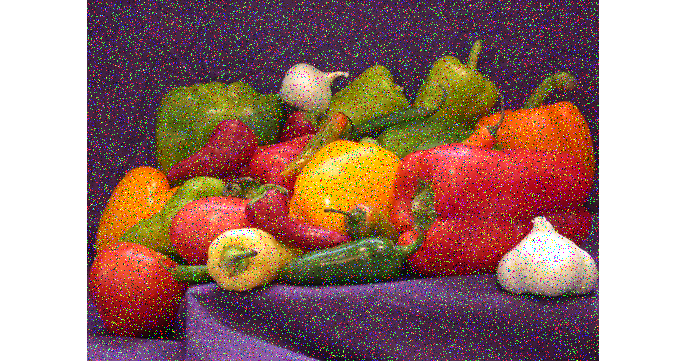
#> input picture ComputerVision/day4/images/noisy.png, 686 x 361 px
$ python galang_image_blur.py
#> lines starting #> are read from the running program, lines starting #| are printed output that depends on the picture
import math
import numpy as np
import cv2 as cv
from matplotlib import pyplot as plt


def reflect_array(array, kernel):
    pad = math.ceil(kernel/2)
    final_array = []
    padded_array = []

    top = (array[pad - 1:0:-1])
    bot = (array[-2:-pad-1:-1])

    new_array = np.append(top, array[:], axis=0)
    new_array = np.append(new_array, bot, axis=0)

    # [7 lines of commented-out code are left out]

    right = new_array[:, -2:-pad-1:-1]
    left = new_array[:, pad - 1:0:-1]

    return np.concatenate([left, new_array, left], axis=1)

    # [6 lines of commented-out code are left out]


def median_blur(arr, k):
    padded_array = reflect_array(arr, k)

    arr_copy = arr.copy()

    for (x, y), pixel in np.ndenumerate(arr):
        sub_arr = padded_array[x:x+k, y:y+k]
        sub_arr_mean = np.mean(sub_arr)
        arr_copy[x, y] = math.floor(sub_arr_mean)

    return (arr_copy)


if __name__ == '__main__':
    sample_array = np.array([
        [10, 20, 30, 40, 50],
        [11, 21, 31, 41, 51],
        [12, 22, 32, 42, 52],
        [13, 23, 33, 43, 53],
        [14, 24, 34, 44, 54]
    ]
    )
    path = "./images/noisy.png"

    img = cv.imread(path)
#> img is the input picture: shape (361, 686, 3); mean B, G, R 112.3, 120, 157.4
    img = cv.cvtColor(img, cv.COLOR_BGR2RGB)
    gray = cv.cvtColor(img, cv.COLOR_RGB2GRAY)
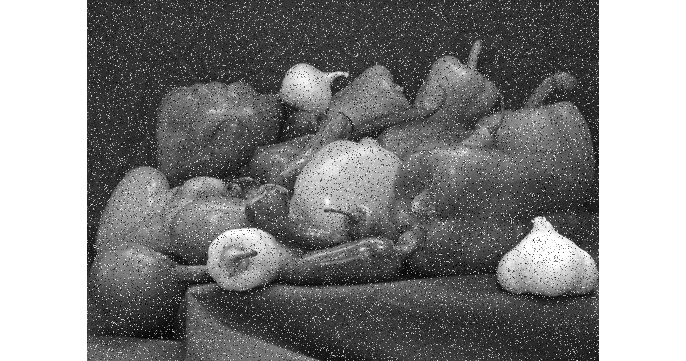
#> gray: shape (361, 686); min 0, max 255, mean 130.3

    blur = median_blur(gray, 15)
#> in reflect_array, `new_array = np.append(top, array[:], axis=0)`:
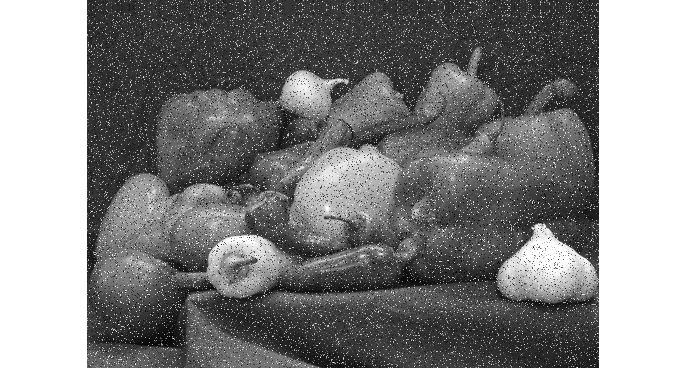
#> new_array: shape (368, 686); min 0, max 255, mean 129.9
#> in reflect_array, `new_array = np.append(new_array, bot, axis=0)`:
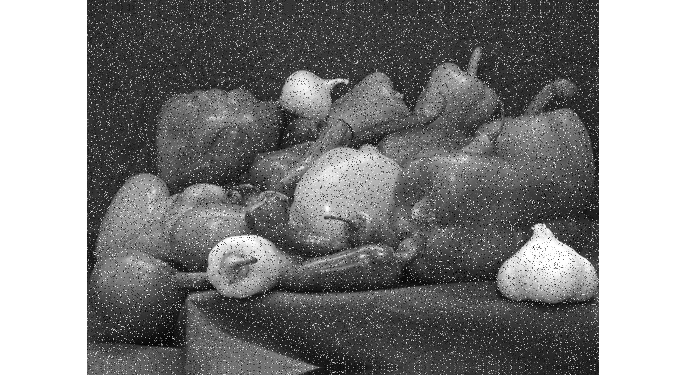
#> new_array: shape (375, 686); min 0, max 255, mean 129.7
#> in reflect_array, `return np.concatenate([left, new_array, left], axis=1)`:
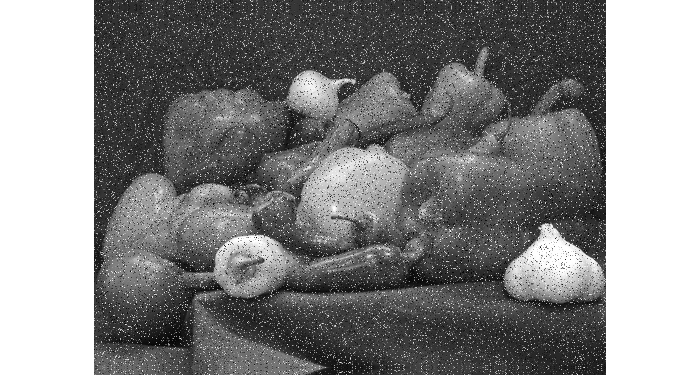
#> returned value: shape (375, 700); min 0, max 255, mean 132.2
#> after the loop in median_blur, `for (x, y), pixel in np.ndenumerate(arr):`:
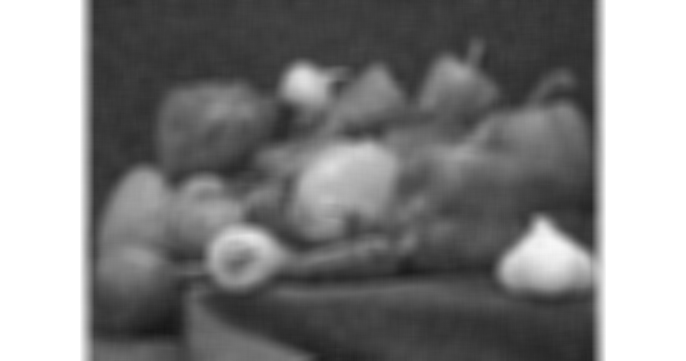
#> arr_copy: shape (361, 686); min 21, max 255, mean 129.9

    plt.subplot(2, 3, 1), plt.imshow(
        img), plt.title('Original Image')
    plt.xticks([]), plt.yticks([])

    plt.subplot(2, 3, 2), plt.imshow(
        blur, cmap='gray'), plt.title('Average Blurred Image')
    plt.xticks([]), plt.yticks([])

    plt.show()

$ run again, with ComputerVision/day4/images/hist_img1.jpg saved as ComputerVision/day4/images/noisy.png
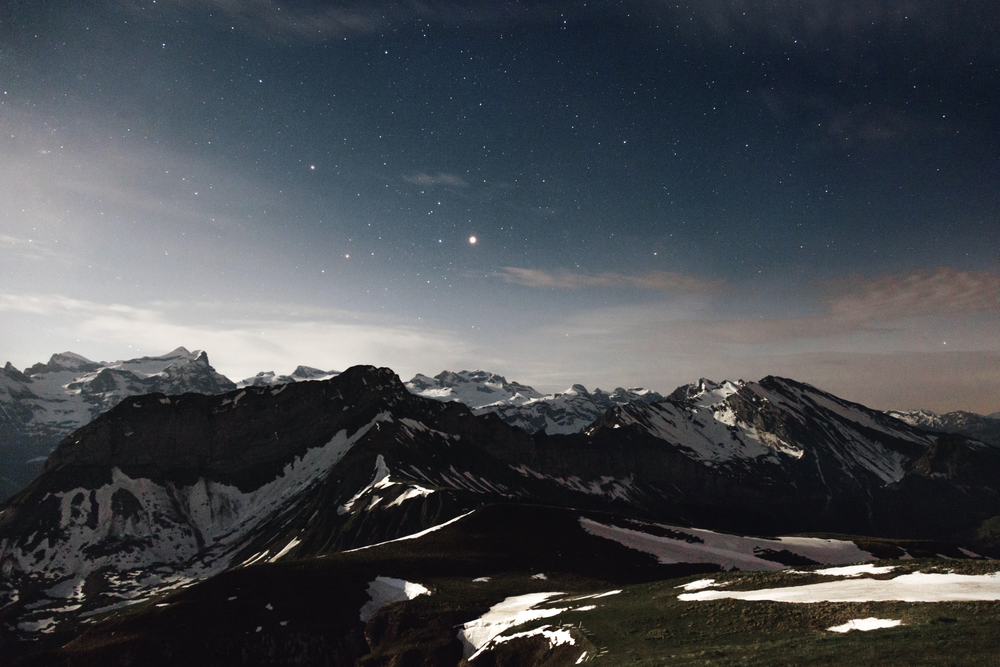
#> input picture ComputerVision/day4/images/hist_img1.jpg, 1000 x 667 px, shrunk from 5401 x 3601 before the run
#> img is the input picture: shape (667, 1000, 3); mean B, G, R 77.9, 73.2, 69.8
#> in reflect_array, `return np.concatenate([left, new_array, left], axis=1)`:
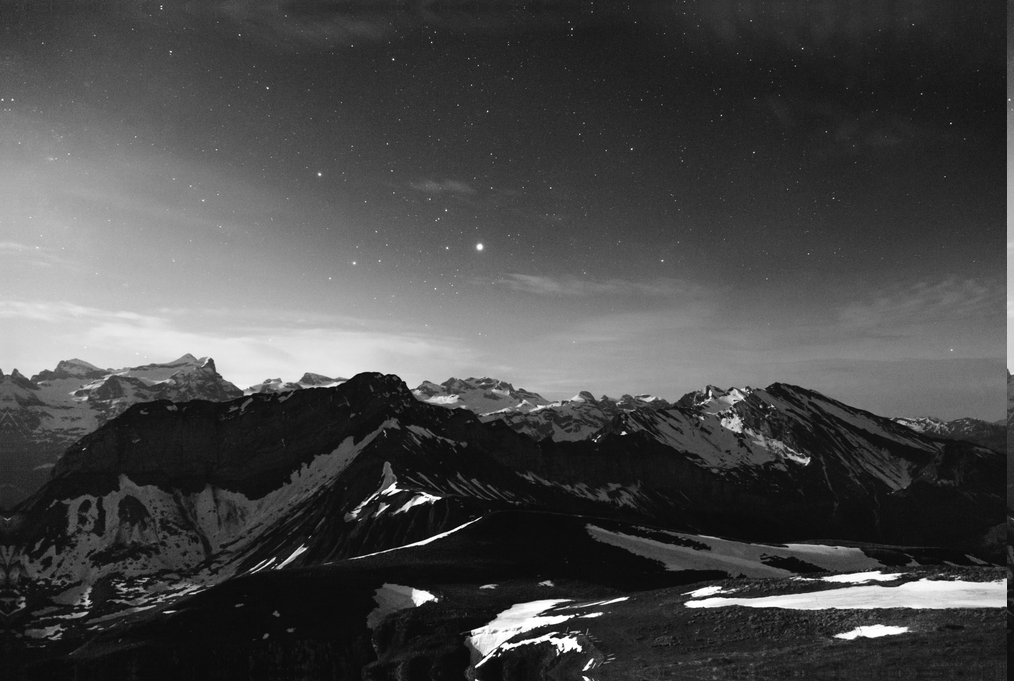
#> returned value: shape (681, 1014); min 0, max 255, mean 72.4
#> the loop in median_blur, `for (x, y), pixel in np.ndenumerate(arr):` made 667000 passes
#> (pixel, sub_arr_mean) on passes 1 to 3: (46, 52.32), (51, 52.59), (52, 52.84)
#> after the loop in median_blur, `for (x, y), pixel in np.ndenumerate(arr):`:
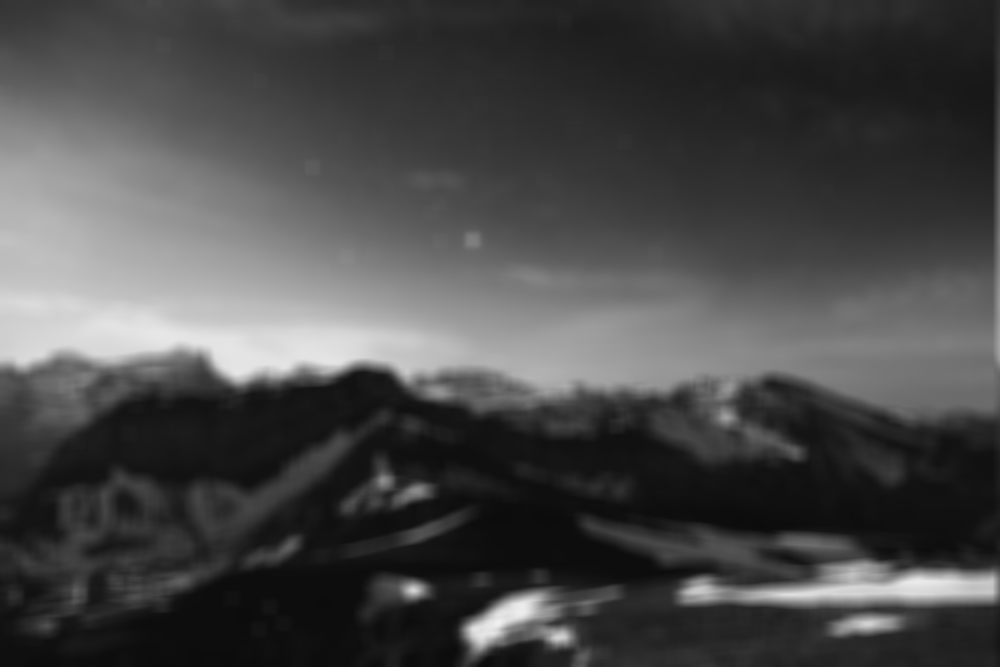
#> arr_copy: shape (667, 1000); min 12, max 240, mean 72.3
